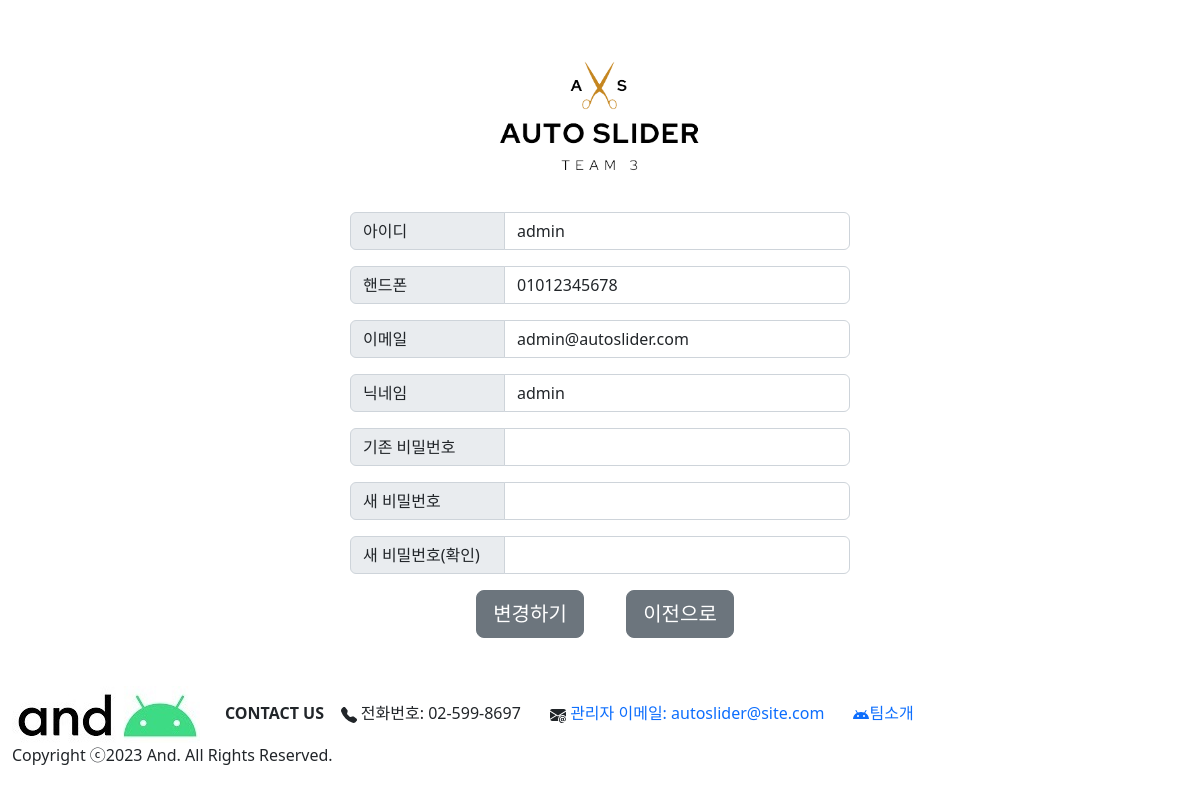
/profile/ (signed in), run on the app's committed database.
### common/models.py (models this page shows, shortened)
class CustomUser(AbstractUser):
    nickname = models.CharField(max_length=20, default='')
    phone_regex = RegexValidator(regex=r'^01([0|1|6|7|8|9])-?([0-9]{3,4})-?([0-9]{4})$') # 정규식 011-123-4567 혹은 010-1234-5678 기준
    phone = models.CharField(validators=[phone_regex], max_length=13, unique=True, verbose_name='phone', null=False, blank=False) # 010-1234-5678 기준 갯수
    USERNAME_FIELD = 'username'
    REQUIRED_FIELDS = ['phone', 'nickname', 'email']
    first_name = None
    last_name = None

### common/views.py (the view)
# urls.py: path('profile/', views.profile, name='profile'),
def profile(request):
    if request.method == 'POST':
        form = ChangeForm(request.POST, instance=request.user)
        form_pw = PasswordChangeForm(request.user, request.POST)
        if form.is_valid() and form_pw.is_valid():
            form.save()
            form_pw.save()
            new_password1 = form_pw.cleaned_data.get('new_password1')
            user = authenticate(password=new_password1)  # 사용자 인증
            auth_login(request, user)  # 로그인
            return redirect('common:login')
        else:
            new_password1 = request.POST.get('new_password1')
            new_password2 = request.POST.get('new_password2')
            context = {'new_password1': new_password1, 'new_password2': new_password2}
            return render(request, 'common/profile.html', context)
    else:
        form = ChangeForm(instance=request.user)
        form_pw = PasswordChangeForm(request.user)
        return render(request, 'common/profile.html', {'form':form, 'form_pw':form_pw})

### common/forms.py
class ChangeForm(UserChangeForm):
    nickname = forms.CharField(max_length=20)
    class Meta(UserChangeForm):
        model = CustomUser
        fields = ['username', 'password', 'nickname', 'phone', 'email']

### templates/common/profile.html (shortened to what this page needs)
{% extends 'base.html' %}
{% load static %}
{% block content %}
<div class="profile container-fluid">
    <h1 class="logo">
        <a href="{% url 'common:login' %}"><img id="logo_img" src="{% static 'img/logo3.png' %}" class="img-fluid"></a>
    </h1>
    <div class="profile_content ">
        <form method="post" action="{% url 'common:profile' %}" id="profile_form">
        <div class="input-group mb-3">
            <span class="input-group-text" id="username">아이디</span>
            <input name="username" type="text" class="form-control" value="{{ user.username }}" aria-label="Username" aria-describedby="basic-addon1">
        </div>
        <div class="input-group mb-3">
            <span class="input-group-text" id="phone">핸드폰</span>
            <input name="phone" type="text" class="form-control" value="{{ user.phone }}" aria-label="Username" aria-describedby="basic-addon1">
        </div>
        <div class="input-group mb-3">
            <span class="input-group-text" id="email">이메일</span>
            <input name="email" type="text" class="form-control" value="{{ user.email }}" aria-label="Username" aria-describedby="basic-addon1">
        </div>
        <div class="input-group mb-3">
            <span class="input-group-text" id="nickname">닉네임</span>
            <input  name="nickname" type="text" class="form-control" value="{{ user.nickname }}" aria-label="Username" aria-describedby="basic-addon1">
        </div>
        <div class="input-group mb-3">
            <span class="input-group-text" id="old_password">기존 비밀번호</span>
            <input name="old_password" type="password" class="form-control" aria-label="Username" aria-describedby="basic-addon1">
        </div>
        <div class="input-group mb-3">
            <span class="input-group-text" id="new_password1">새 비밀번호</span>
            <input name="new_password1" type="password" class="form-control" aria-label="new_password1" aria-describedby="basic-addon1">
        </div>
        <div class="input-group mb-3">
            <span class="input-group-text" id="new_password2">새 비밀번호(확인)</span>
            <input name="new_password2" type="password" class="form-control" aria-label="new_password2" aria-describedby="basic-addon1">
        </div>
        </form>
        <div id="login_div">
            <button type="submit" form="profile_form" class="btn btn-secondary btn-lg">변경하기</button>
        </div>
        <div id="pre_div">
            <button onclick="window.location.href='{% url 'boards:board_list' %}'" type="button" class="btn btn-secondary btn-lg">이전으로</button>
        </div>
    </div>
</div>
{% include 'footer.html' %}
{% endblock %}

### static/css/style.css (style rules this page uses)
html, body, h1, h2, h3, h4, h5, h6, dl, dt, dd, ol, ul, li, div, p, strong, span { margin: 0; padding: 0; list-style: none; }
html, body { position: relative; width: 100%; height: 100%; }
a { text-decoration: none; }
.profile h1.logo { width: 100%; margin: 40px 0; }
.profile h1.logo a { display: block; }
.profile h1.logo #logo_img { display: block; margin: 0 auto; }
.profile_content { position:relative; width: 500px; margin: 0 auto; text-align:center; }
.profile_content #profile_form .input-group-text { width:155px; }

### templates/common/profile.html (style rules this page uses)
#login_div { width:200px; position:relative; left: 80px; }
#pre_div { width:200px; position:relative; left: 230px; bottom:48px; }

### data on the page
CustomUser: username "admin", phone "01012345678", email "admin@autoslider.com", nickname "admin"
